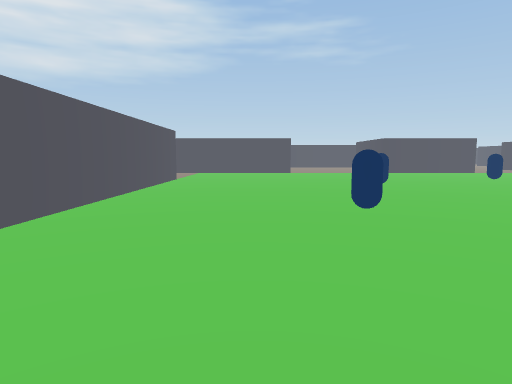
view 1 (above)

24 first-person views from a walk through a Unity game level. The camera is 1.4 m above the floor, tilts 6° down and sees 75° across. The floor is counted in squares, 2 m on a side. Each view is taken from the middle of a square. On the plan, view 1 faces up. The plan holds only what a view shows up to about 10 squares ahead; the rest is blank. The place goes on beyond the plan. Surface patterns are stand-ins for the level's own textures.

view 2
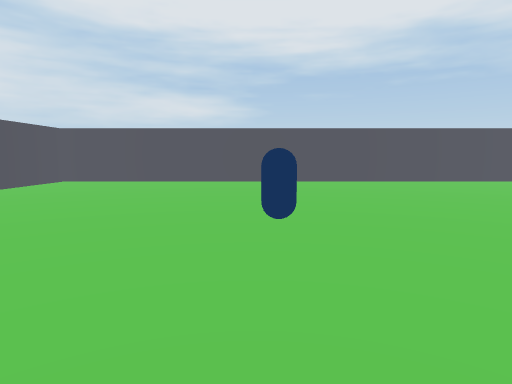

view 3
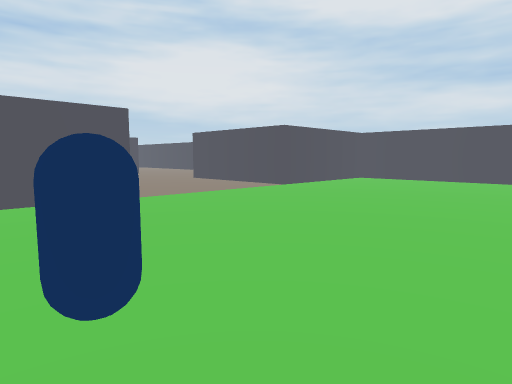

view 4
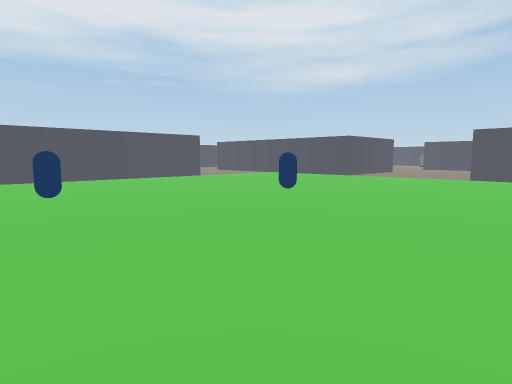

view 5
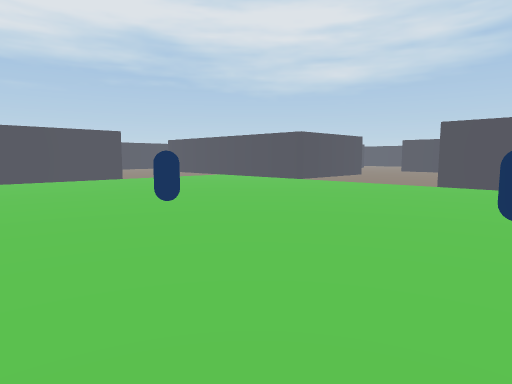

view 6
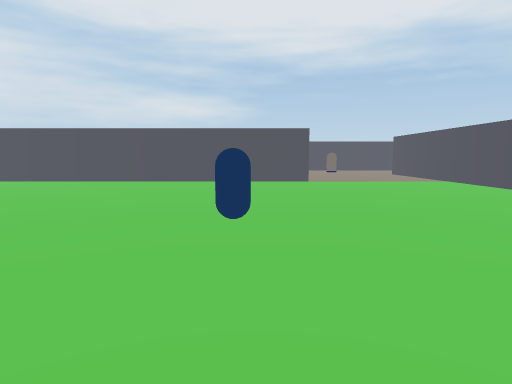

view 7
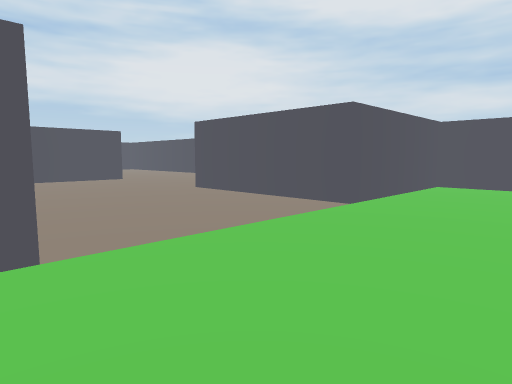

view 8
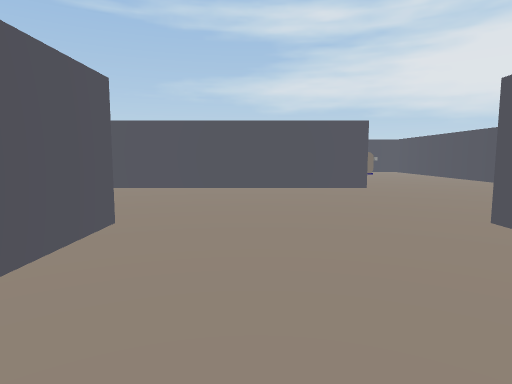

view 9
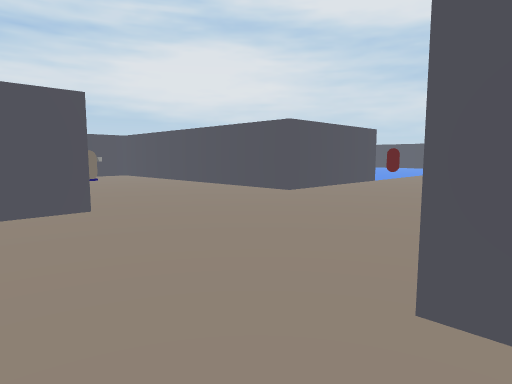

view 10
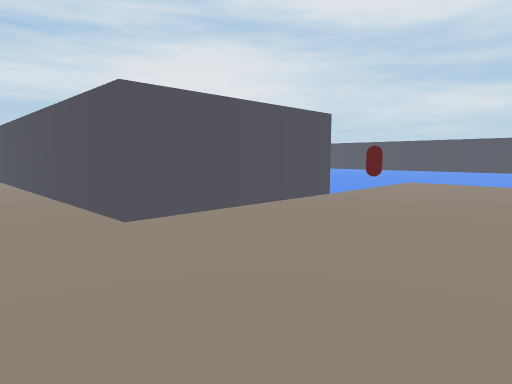

view 11
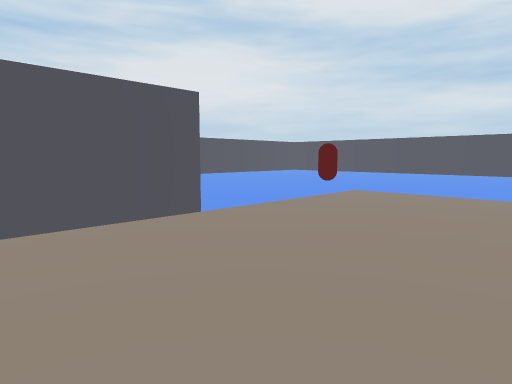

view 12
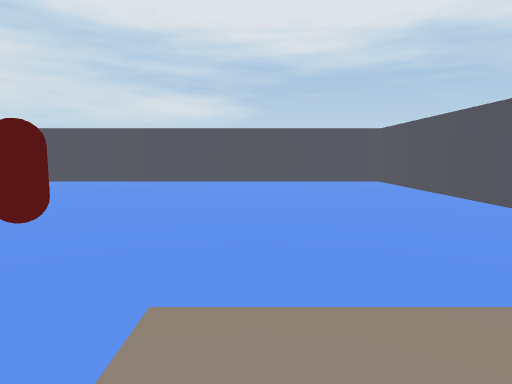

view 13
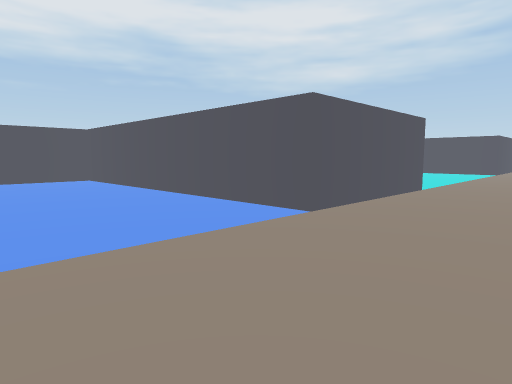

view 14
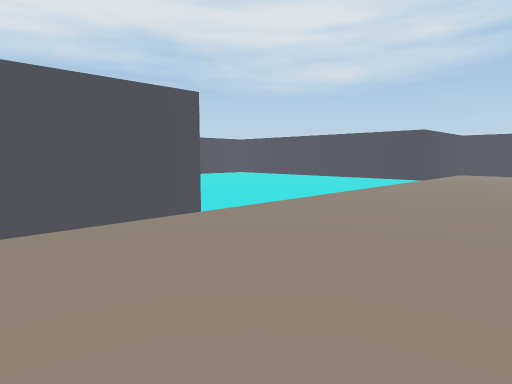

view 15
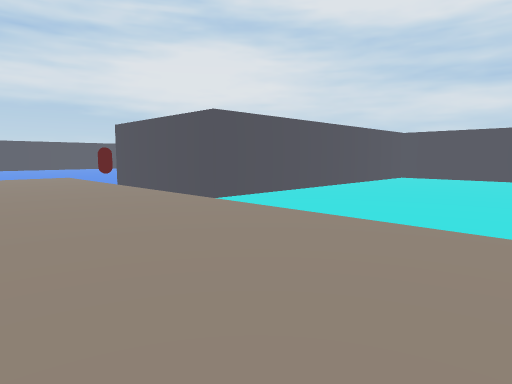

view 16
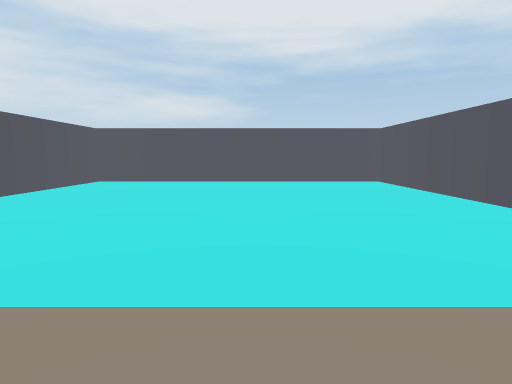

view 17
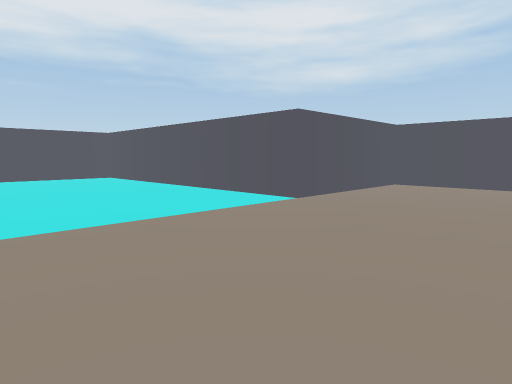

view 18
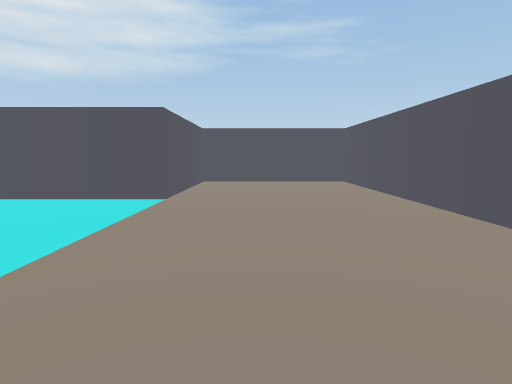

view 19
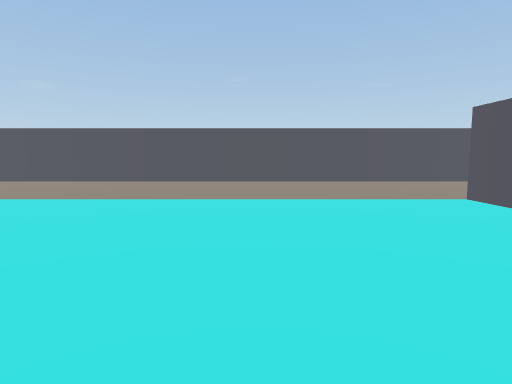

view 20
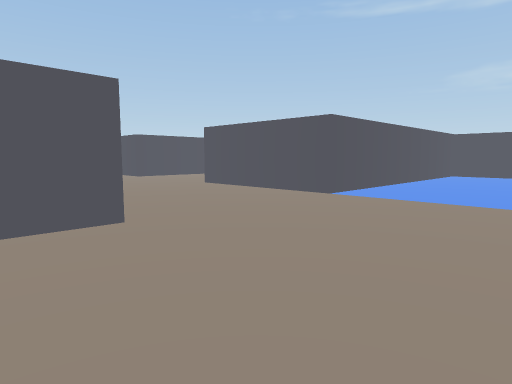

view 21
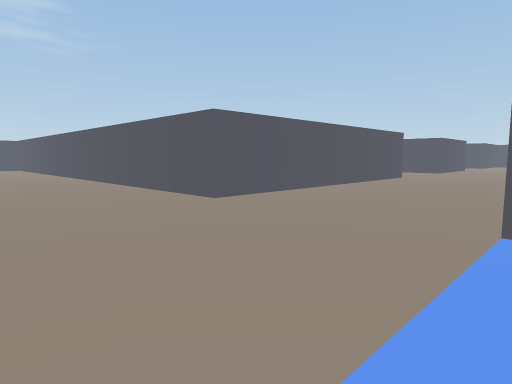

view 22
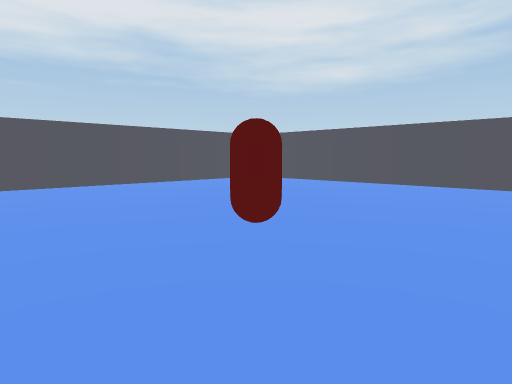

view 23
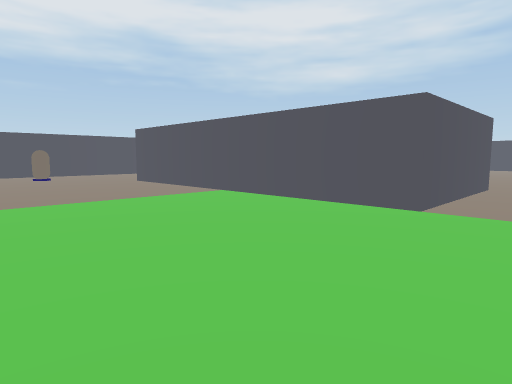

view 24
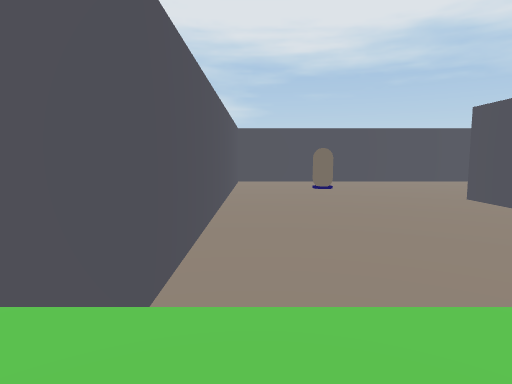

### Floor plan
Points are (right, up) in squares from view 1. A wall is a line through its corners. A room is listed if a view was taken in it or the views show most of it. See-through windows are left out.
Room 1 (views 1, 2, 3, 4, 5, 6, 7, 8, 9, 10, 11, 12, 13, 14, 15, 16, 17, 18, 19, 20, 21, 22, 23, 24)
walls: (-0.2, -9.5) (-6.5, -9.5) (-6.5, 6.5) (-10.5, 6.5) (-10.5, 2.5) (-18.5, 2.5) (-18.5, -5.5) (-10.5, -5.5) (-10.5, -9.5) (-18.5, -9.5) (-18.5, -18.5); (5.4, -5.5) (7.4, -5.5); (5.5, -9.5) (5.5, -7.9); (1.4, -13.5) (7.2, -13.5); (-2.5, 10.5) (-2.5, -5.5) (1.5, -5.5) (1.5, -9.5); (-6.5, -18.5) (-6.5, -13.5) (-2.5, -13.5) (-2.5, -18.5); (6.9, 14.5) (5.5, 14.5); (1.5, 18.5) (1.5, 14.5) (-1.5, 14.5)
ways out: opening at (-2, 12.5); opening at (4.5, 19.7)
objects: other object (-13, -16) to (-12, -15); other object (1, 4); other object (3, 0); other object (3, 9); other object (7, -2); other object (7, 10)

Positions as (right, up) in squares from view 1, and headings:
1: (0, 0), facing up
2: (7, 0), facing left
3: (8, 0), facing down-left
4: (8, 3), facing up-left
5: (8, 6), facing up-left
6: (7, 9), facing left
7: (6, -3), facing down-left
8: (4, -6), facing down
9: (3, -9), facing down-left
10: (-1, -10), facing down-left
11: (-4, -10), facing down-left
12: (-9, -13), facing left
13: (-8, -13), facing up-left
14: (-7, -8), facing up-left
15: (-7, -1), facing down-left
16: (-9, -1), facing left
17: (-7, -2), facing up-left
18: (-9, -3), facing up
19: (-16, -2), facing right
20: (-10, -8), facing down-right
21: (-10, -14), facing up-right
22: (-10, -18), facing up-left
23: (3, 10), facing up-left
24: (-1, 11), facing left
